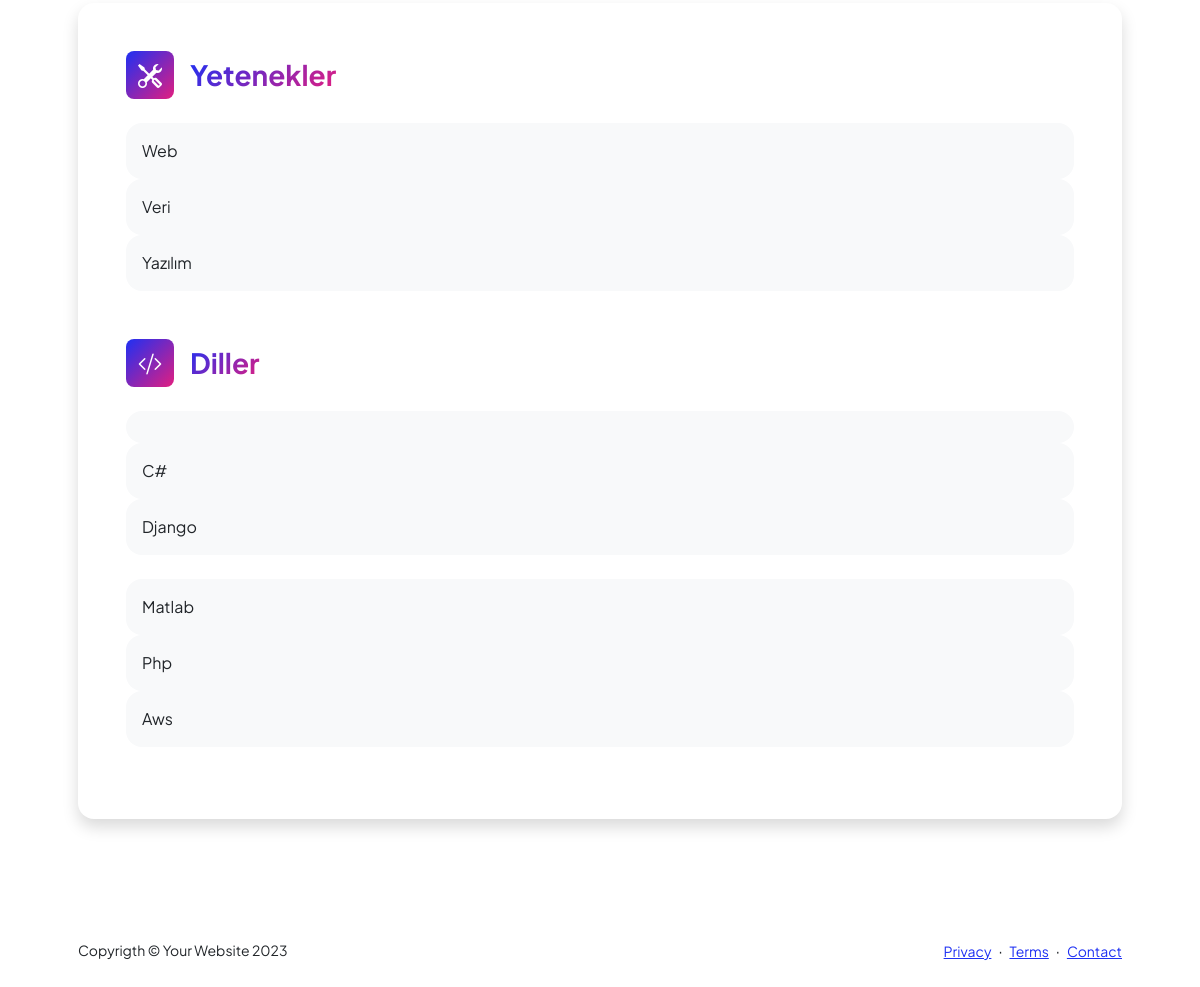
Page /ozgecmis (lower part) on the earlier database version.
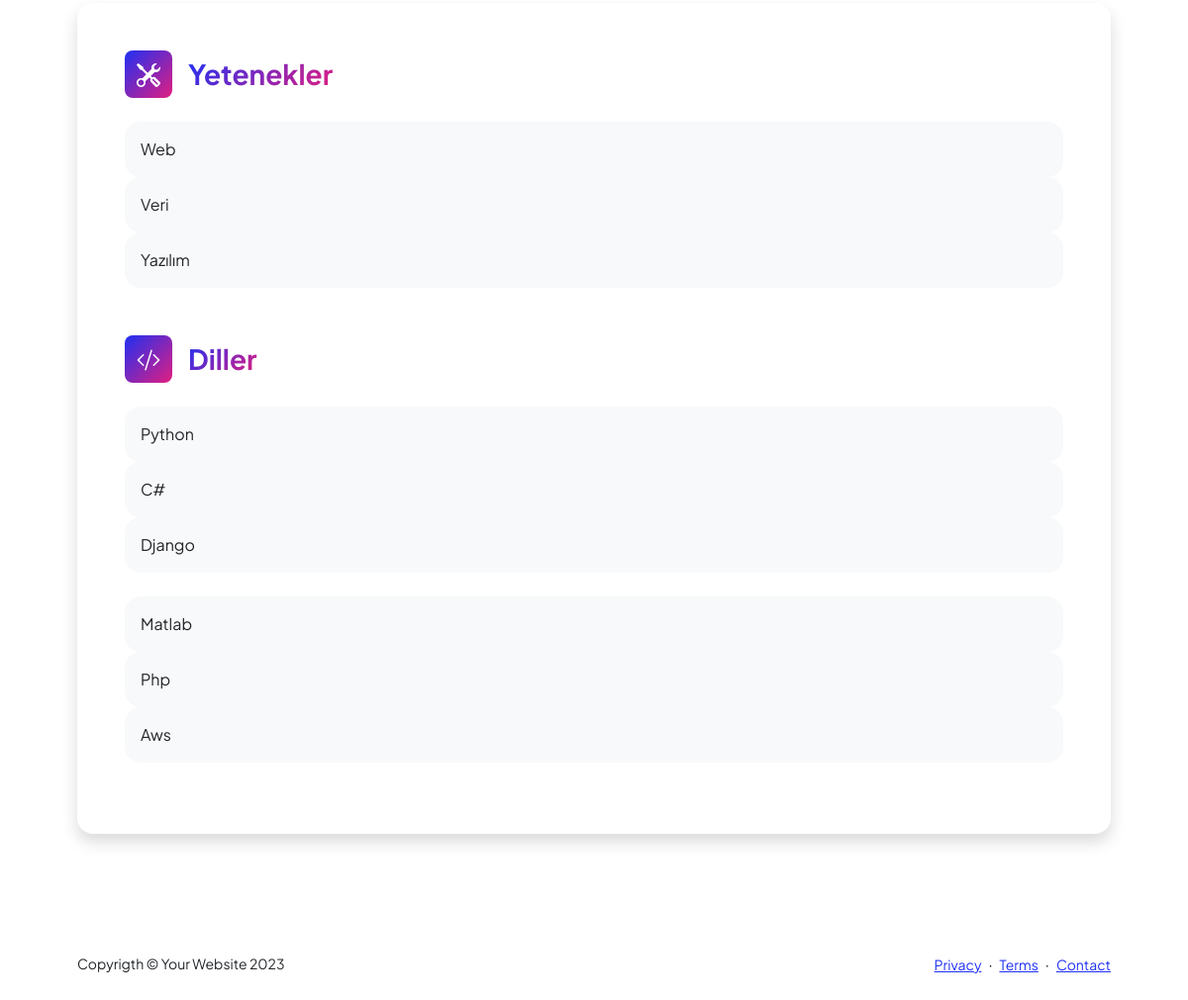
Same page on the later database version.
### base/models.py (models this page shows)
class Language(models.Model):
    text1_languages = models.TextField(null=True, blank=True)
    text2_languages = models.TextField(null=True, blank=True)
    text3_languages = models.TextField(null=True, blank=True)
    date = models.DateTimeField(auto_now=True)
    class Meta:
        verbose_name = ("Language")
        verbose_name_plural = ("Diller")

### base/views.py (the view)
# urls.py: path('ozgecmis', views.resume, name='resume'),
def resume(request):
    navbars = Navbar.objects.first()
    mains = Main.objects.all().order_by('date')
    abouts = About.objects.all().order_by('date')
    socials = SocialMedia.objects.all().order_by('date')
    footers = Footer.objects.all().order_by('date')
    projects = Projects.objects.all().order_by('-date')
    resume_title = Resume.objects.first()
    resumes = Resume.objects.all().order_by('-date')
    experiences = Experience.objects.all().order_by('-date')
    educations = Education.objects.all().order_by('-date')
    skills = Skills.objects.all().order_by('-date')
    languages = Language.objects.all().order_by('-date')
    context = {'navbars': navbars,
               'mains': mains,
               'abouts': abouts,
               'socials': socials,
               'footers': footers,
               'projects': projects,
               'resume_title': resume_title,
               'resumes': resumes,
               'experiences': experiences,
               'educations': educations,
               'skills': skills,
               'languages': languages,
               }
    return render(request, 'base/resume.html', context)

### base/templates/base/resume.html (shortened to what this page needs)
{% extends 'main.html' %}
{% block content %}
{% load static %}
            <div class="container px-5 my-5">
                <div class="row gx-5 justify-content-center">
                    <div class="col-lg-11 col-xl-9 col-xxl-8">
                        <section>
                            <div class="card shadow border-0 rounded-4 mb-5">
                                <div class="card-body p-5">
                                    <div class="mb-5">
                                        <div class="d-flex align-items-center mb-4">
                                            <div class="feature bg-primary bg-gradient-primary-to-secondary text-white rounded-3 me-3"><i class="bi bi-tools"></i></div>
                                            <h3 class="fw-bolder mb-0"><span class="text-gradient d-inline">{{resume_title.title_skills}}</span></h3>
                                        </div>
                                        {% for skill in skills %}
                                        <div class="row row-cols-1 row-cols-md-3 mb-4">
                                            <div class="col mb-4 mb-md-0"><div class="d-flex align-items-center bg-light rounded-4 p-3 h-100">{{skill.text1_skills}}</div></div>
                                            <div class="col mb-4 mb-md-0"><div class="d-flex align-items-center bg-light rounded-4 p-3 h-100">{{skill.text2_skills}}</div></div>
                                            <div class="col"><div class="d-flex align-items-center bg-light rounded-4 p-3 h-100">{{skill.text3_skills}}</div></div>
                                        </div>
                                        {% endfor %}
                                    </div>
                                    <div class="mb-0">
                                        <div class="d-flex align-items-center mb-4">
                                            <div class="feature bg-primary bg-gradient-primary-to-secondary text-white rounded-3 me-3"><i class="bi bi-code-slash"></i></div>
                                            <h3 class="fw-bolder mb-0"><span class="text-gradient d-inline">{{resume_title.title_languages}}</span></h3>
                                        </div>
                                        {% for language in languages %}
                                        <div class="row row-cols-1 row-cols-md-3 mb-4">
                                            <div class="col mb-4 mb-md-0"><div class="d-flex align-items-center bg-light rounded-4 p-3 h-100">{{language.text1_languages}}</div></div>
                                            <div class="col mb-4 mb-md-0"><div class="d-flex align-items-center bg-light rounded-4 p-3 h-100">{{language.text2_languages}}</div></div>
                                            <div class="col"><div class="d-flex align-items-center bg-light rounded-4 p-3 h-100">{{language.text3_languages}}</div></div>
                                        </div>
                                        {% endfor %}
                                    </div>
                                </div>
                            </div>
                        </section>
                    </div>
                </div>
            </div>
{% endblock %}

Differences in the rows shown:
changed Language "Django": text1_languages (not shown) → "Python"
